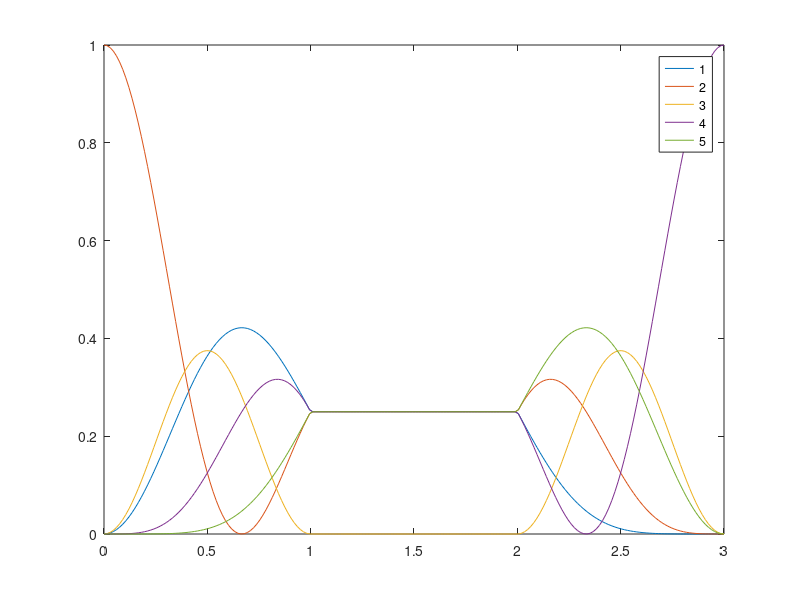

This chart was generated by the following MATLAB code:
function Fig_2d
    Delta = 0;
    delta = 0;
    c_0 = [0; 1; 0; 0; 0];
    function ab = coeff(t,A,phi)
        Omega_0 = A*exp(-1j*phi);
        Omega_R = sqrt(Delta.^2 + abs(Omega_0).^2);
        ab(1) = cos(t*pi/2*Omega_R/(pi)) - 1j * Delta/Omega_R * sin(t*pi/2*Omega_R/(pi));
        ab(2) = 1j * Omega_0/Omega_R * sin(t*pi/2*Omega_R/(pi));
        ab = [ab(1), ab(2)];
    end
    
    function U = propagator(t,A,phi)
    ab = coeff(t,A,phi);
    a = ab(1);
    b = ab(2);
    U = [sqrt(576)/24*a.^4, sqrt(144)/6*a.^3*b, sqrt(96)/4*a.^2*b.^2, sqrt(144)/6*a*b.^3, sqrt(576)/24*b.^4;
        -sqrt(144)/6*a.^3*conj(b), sqrt(36)/6*a.^3*conj(a) - sqrt(36)/2*a.^2*b*conj(b), sqrt(24)/2*a.^2*conj(a)*b - sqrt(24)/2*a*b.^2*conj(b), sqrt(36)/2*a*conj(a)*b.^2 - sqrt(36)/6*b.^3*conj(b), sqrt(144)/6*conj(a)*b.^3;
        sqrt(96)/4*a.^2*conj(b).^2, -sqrt(24)/2*a.^2*conj(a)*conj(b) + sqrt(24)/2*a*b*conj(b).^2, sqrt(16)/4*a.^2*conj(a).^2 - sqrt(16)/1*a*conj(a)*b*conj(b) + sqrt(16)/4*b.^2*conj(b).^2, sqrt(24)/2*a*conj(a).^2*b - sqrt(24)/2*conj(a)*b.^2*conj(b), sqrt(96)/4*conj(a).^2*b.^2;
        -sqrt(144)/6*a*conj(b).^3, sqrt(36)/2*a*conj(a)*conj(b).^2 - sqrt(36)/6*b*conj(b).^3, -sqrt(24)/2*a*conj(a).^2*conj(b) + sqrt(24)/2*conj(a)*b*conj(b).^2, sqrt(36)/6*a*conj(a).^3 - sqrt(36)/2*conj(a).^2*b*conj(b), sqrt(144)/6*conj(a).^3*b;
        sqrt(576)/24*conj(b).^4, -sqrt(144)/6*conj(a)*conj(b).^3, sqrt(96)/4*conj(a).^2*conj(b).^2, -sqrt(144)/6*conj(a).^3*conj(b), sqrt(576)/24*conj(a).^4];
    end
    
    function c = propagation(t)
        if t <=1 
            c = propagator(t,pi/2+delta,0)*c_0;
        elseif t<=2
            c = propagator(t-1,pi,pi/2)*propagator(1,pi/2+delta,0)*c_0;
        else
            c= propagator(t-2,pi/2+delta,0)*propagator(1,pi,pi/2)*propagator(1,pi/2+delta,0)*c_0;
        end
    end
    c = [];
    t_interval = linspace(0,3,200);
    for t = t_interval
        c = [c propagation(t)];
    end
    plot(t_interval, (abs(c(1,:))).^2, '-', t_interval, (abs(c(2,:))).^2, '-', t_interval, (abs(c(3,:))).^2, '-', t_interval, (abs(c(4,:))).^2, '-', t_interval, (abs(c(5,:))).^2, '-');
    ylim([0, 1]);
    legend('1','2','3','4','5')
end